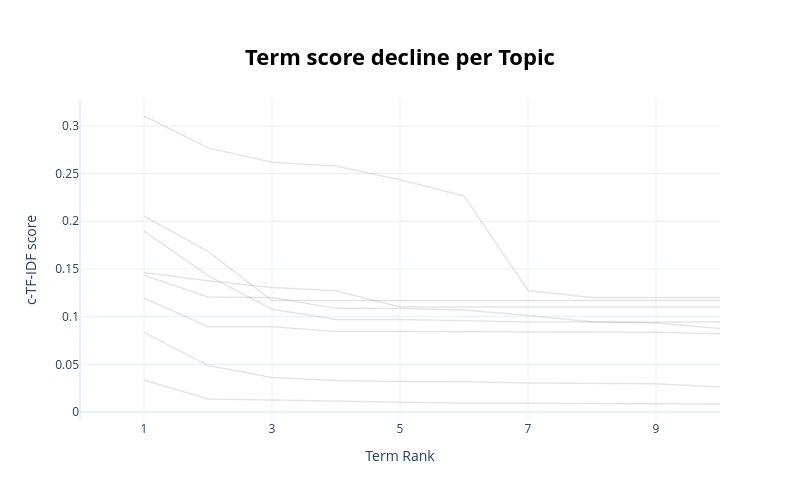

Here is the notebook cell this chart was saved with:
### Markdown cell above
#### Visualise term score decline

### Code cell
topic_model.visualize_term_rank()

### Figure 1 — Plotly figure (JSON) as saved in the notebook; plotly's stock layout.template omitted (floating-point values rounded to 4 significant figures)
{"data": [{"hovertext": "<b>Topic -1</b>:survey_post_sorry_feel free_free_s", "line": {"color": "black", "width": 1.5}, "mode": "lines+lines", "name": "", "opacity": 0.1, "x": [1, 2, 3, 4, 5, 6, 7, 8, 9, 10], "y": [0.08355, 0.04872, 0.03625, 0.03303, 0.03209, 0.03168, 0.03045, 0.02983, 0.02956, 0.02612], "type": "scatter"}, {"hovertext": "<b>Topic 0</b>:data_like_use_dataset_need_time_kno", "line": {"color": "black", "width": 1.5}, "mode": "lines+lines", "name": "", "opacity": 0.1, "x": [1, 2, 3, 4, 5, 6, 7, 8, 9, 10], "y": [0.03355, 0.01361, 0.01263, 0.01155, 0.009869, 0.009243, 0.009177, 0.009096, 0.00901, 0.008415], "type": "scatter"}, {"hovertext": "<b>Topic 1</b>:flair_post_change post_flair approp", "line": {"color": "black", "width": 1.5}, "mode": "lines+lines", "name": "", "opacity": 0.1, "x": [1, 2, 3, 4, 5, 6, 7, 8, 9, 10], "y": [0.2054, 0.1685, 0.1169, 0.1169, 0.1169, 0.1169, 0.1169, 0.1169, 0.1169, 0.1169], "type": "scatter"}, {"hovertext": "<b>Topic 2</b>:mod_post_feel free_removing_feel_he", "line": {"color": "black", "width": 1.5}, "mode": "lines+lines", "name": "", "opacity": 0.1, "x": [1, 2, 3, 4, 5, 6, 7, 8, 9, 10], "y": [0.1435, 0.1207, 0.1201, 0.1087, 0.1084, 0.1071, 0.1011, 0.09472, 0.09333, 0.0876], "type": "scatter"}, {"hovertext": "<b>Topic 3</b>:spam_reported_reported spam_spam co", "line": {"color": "black", "width": 1.5}, "mode": "lines+lines", "name": "", "opacity": 0.1, "x": [1, 2, 3, 4, 5, 6, 7, 8, 9, 10], "y": [0.1196, 0.08952, 0.08949, 0.08432, 0.08432, 0.08432, 0.08432, 0.08432, 0.08366, 0.08208], "type": "scatter"}, {"hovertext": "<b>Topic 4</b>:flair_post_hey believe_believe requ", "line": {"color": "black", "width": 1.5}, "mode": "lines+lines", "name": "", "opacity": 0.1, "x": [1, 2, 3, 4, 5, 6, 7, 8, 9, 10], "y": [0.1898, 0.1431, 0.1077, 0.09698, 0.09698, 0.09607, 0.09447, 0.09447, 0.09447, 0.09447], "type": "scatter"}, {"hovertext": "<b>Topic 5</b>:hd_1080p_720p_torrent_mkv_dvd_dvd 1", "line": {"color": "black", "width": 1.5}, "mode": "lines+lines", "name": "", "opacity": 0.1, "x": [1, 2, 3, 4, 5, 6, 7, 8, 9, 10], "y": [0.3104, 0.2769, 0.2618, 0.258, 0.2434, 0.2266, 0.1274, 0.1202, 0.1202, 0.1202], "type": "scatter"}, {"hovertext": "<b>Topic 6</b>:youtube_subreddit_post_video_associ", "line": {"color": "black", "width": 1.5}, "mode": "lines+lines", "name": "", "opacity": 0.1, "x": [1, 2, 3, 4, 5, 6, 7, 8, 9, 10], "y": [0.1462, 0.1376, 0.1306, 0.1272, 0.1102, 0.1102, 0.1102, 0.1102, 0.1102, 0.1102], "type": "scatter"}], "layout": {"xaxis": {"range": [0, 10], "tick0": 1, "dtick": 2, "title": {"text": "Term Rank"}}, "title": {"font": {"size": 22, "color": "Black"}, "text": "<b>Term score decline per Topic</b>", "y": 0.9, "x": 0.5, "xanchor": "center", "yanchor": "top"}, "hoverlabel": {"font": {"size": 16, "family": "Rockwell"}, "bgcolor": "white"}, "showlegend": false, "width": 800, "height": 500, "yaxis": {"title": {"text": "c-TF-IDF score"}}}}
